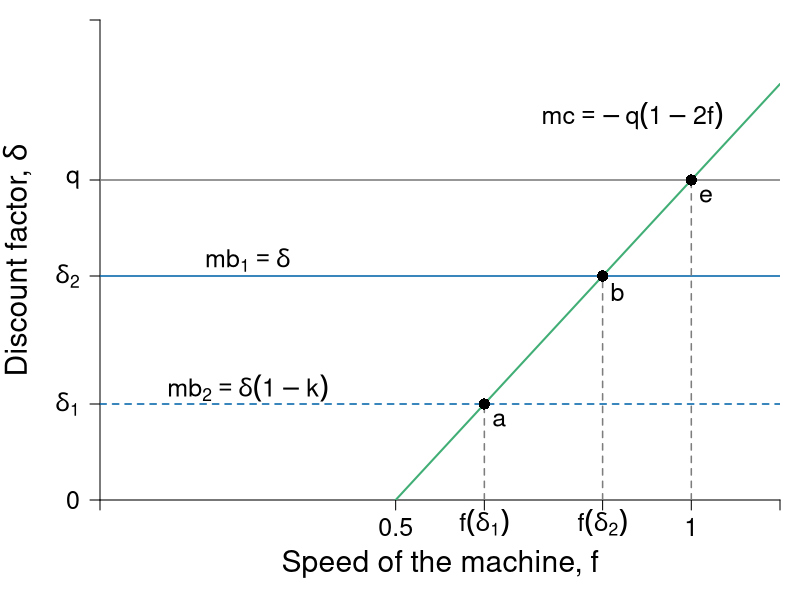

Generate this figure with R:
#Graph Designer: Simon Halliday, Scott Cohn
#Authors: Bowles and Halliday
#Title: Coordination, Conflict and Competition: A Text in Microeconomics

require(shape)
pdf(file = "credit/credit_equity_mb.pdf", width = 7, height = 7)

#Set parameters for graphics
pointsize <- 1.8
axislabelsize <- 1.8
labelsize <- 1.5
namesize <- 1.8
annotatesize <- 1.5
graphlinewidth <- 2
segmentlinewidth <- 1.5

COL <- c("#7fc97f", "#beaed4", "#fdc086", "#ffff99", "#386cb0", "#f0027f", "#bf5b17", "#666666")
COLA <- c("#e0f3db", "#99d8c9","#66c2a4","#41ae76", "#238b45", "#005824")
COLB <- c("#c6dbef", "#4eb3d3", "#2b8cbe", "#0868ac","#084081")
COLC <- c("#fcfbfd", "#efedf5", "#dadaeb", "#bcbddc", "#9e9ac8", "#807dba", "#6a51a3", "#54278f", "#3f007d")
grays <- gray.colors(25, start = 1, end = 0)

par(mar =  c(5, 5, 1, 1))

mc <- function(f, mu = 2) {
  -mu + 2*mu*f
}


xlims <- c(0, 1.15)
ylims <- c(0, 3)

npts <- 501 
x <- seq(xlims[1], xlims[2], length.out = npts)
y <- seq(ylims[1], ylims[2], length.out = npts) 
a <- c(46.08, 55, 64)
b <- c(46.08, 55, 64)

plot(0, 0, xlim = xlims, ylim = ylims, type = "n",
     xlab = expression(paste("")),
     ylab = expression(paste("")), 
     xaxt = "n", 
     yaxt = "n", 
     cex.lab = axislabelsize, 
     bty = "n",
     xaxs = "i", 
     yaxs = "i")


ticksy <- c(0, mc(f = 0.65), mc(f = 0.85), 2, ylims[2])
ylabels <- c(0, expression(paste(delta[1])), expression(paste(delta[2])), expression(paste(q)), NA)
ticksx <- c(0, 0.5, 0.65, 0.85, 1, xlims[2])
xlabels <- c(NA, 0.5, expression(paste(f*(delta[1]) )), expression(paste(f*(delta[2]) )), 1.0, NA)

axis(1, at = ticksx, pos = 0, labels = xlabels, cex.axis = labelsize)
axis(2, at = ticksy, pos = 0, labels = ylabels, las = 1, cex.axis = labelsize)

npts <- 500 
xx1 <- seq(xlims[1], xlims[2], length.out = npts)

#Lines for mrs graph
lines(xx1, mc(xx1, mu = 2), col = COLA[4], lwd = graphlinewidth)
#lines(xx1, mrpL(xx1, pmax = 15), col = COLA[4], lty = 2, lwd = segmentlinewidth)

#Label axes
#mtext(expression(paste("Speed of the machine, ", f)), side = 1, line = 2.5, cex = axislabelsize)
text(-0.14, 0.5*(ylims[2] + ylims[1]), expression(paste("Discount factor, ", delta )), xpd = TRUE, cex = axislabelsize, srt = 90) 
text(0.5*(xlims[2]), -0.4, expression(paste("Speed of the machine, ", f)), xpd = TRUE, cex = axislabelsize) 


text(0.9, 2.4, expression(paste(mc == -q*(1 - 2*f) )), cex = labelsize)
text(0.25, 1.5, expression(paste(mb[1] == delta )), cex = labelsize)
text(0.25, 0.7, expression(paste(mb[2] == delta*(1 - k) )), cex = labelsize)

Arrows(2, 9, 6.8, 9, col = "black", lty = 1, code = 2, lwd = 2, arr.type = "triangle", arr.lwd = 0.5)
text(3.5, 10, expression(paste("Increase in ", frac(dy, dl))), cex = labelsize)

text(9.3, 12, expression(paste(frac(dy, dl) == phantom())), cex = labelsize)
text(11, 12.3, expression(paste("marginal")), cex = labelsize)
text(11, 11.7, expression(paste("benefit")), cex = labelsize)
Arrows(11, 11.3, 11, 2.4, col = "black", lty = 1, code = 2, lwd = 2, arr.type = "triangle", arr.lwd = 0.5)

segments(0.65, 0, 0.65, mc(f = 0.65), lty = 2, col = grays[20] , lwd = segmentlinewidth)
segments(0, mc(f = 0.65), xlims[2], mc(f = 0.65), lty = 2, col = COLB[4] , lwd = segmentlinewidth)
segments(0.85, 0, 0.85, mc(f = 0.85), lty = 2, col = grays[20] , lwd = segmentlinewidth)
segments(0, mc(f = 0.85), xlims[2], mc(f = 0.85), lty = 1, col = COLB[4] , lwd = segmentlinewidth)
segments(1, 0, 1, mc(f = 1), lty = 2, col = grays[20] , lwd = segmentlinewidth)
segments(0, mc(f = 1), xlims[2], mc(f = 1), lty = 1, col = grays[20] , lwd = segmentlinewidth)

points(1, mc(1), pch = 16, col = "black", cex = 1.5)
points(0.85, mc(0.85), pch = 16, col = "black", cex = 1.5)
points(0.65, mc(0.65), pch = 16, col = "black", cex = 1.5)

text(1 + 0.025, mc(1) - 0.1, expression(paste(e)), cex = labelsize)
text(0.85 + 0.025, mc(0.85) - 0.1, expression(paste(b)), cex = labelsize)
text(0.65 + 0.025, mc(0.65) - 0.1, expression(paste(a)), cex = labelsize)


#Label Demand
text(13, 1, expression(paste(mb[1])), cex = labelsize)
text(19.5, 1, expression(paste(mb[2])), cex = labelsize)

dev.off()
